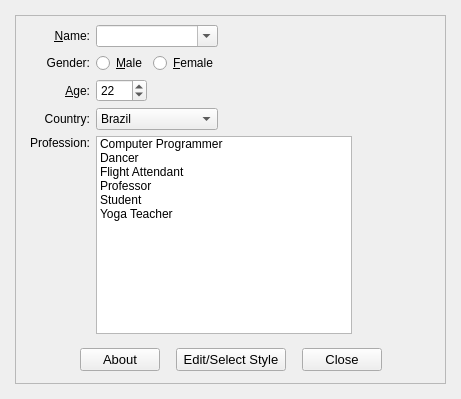
<?xml version="1.0" encoding="UTF-8"?>
<ui version="4.0">
 <class>Style_DW</class>
 <widget class="QMainWindow" name="Style_DW">
  <property name="windowTitle">
   <string>Style Sheets</string>
  </property>
  <property name="geometry">
   <rect>
    <x>0</x>
    <y>0</y>
    <width>461</width>
    <height>399</height>
   </rect>
  </property>
  <widget class="QWidget" name="centralwidget">
   <layout class="QVBoxLayout">
    <property name="spacing">
     <number>6</number>
    </property>
    <property name="leftMargin">
     <number>15</number>
    </property>
    <property name="topMargin">
     <number>15</number>
    </property>
    <property name="rightMargin">
     <number>15</number>
    </property>
    <property name="bottomMargin">
     <number>15</number>
    </property>
    <item>
     <widget class="QFrame" name="mainFrame">
      <property name="frameShape">
       <enum>QFrame::StyledPanel</enum>
      </property>
      <property name="frameShadow">
       <enum>QFrame::Raised</enum>
      </property>
      <layout class="QGridLayout" name="gridLayout">
       <property name="leftMargin">
        <number>14</number>
       </property>
       <property name="rightMargin">
        <number>14</number>
       </property>
       <property name="bottomMargin">
        <number>12</number>
       </property>
       <item row="1" column="2" colspan="2">
        <widget class="QRadioButton" name="femaleRadioButton">
         <property name="text">
          <string>&amp;Female</string>
         </property>
         <property name="toolTip">
          <string>Check this if you are female</string>
         </property>
        </widget>
       </item>
       <item row="4" column="1" colspan="4">
        <widget class="QListWidget" name="professionList">
         <property name="currentRow">
          <number>-1</number>
         </property>
         <property name="whatsThis">
          <string>Specify your name here</string>
         </property>
         <property name="toolTip">
          <string>Select your profession</string>
         </property>
         <property name="statusTip">
          <string>Specify your name here</string>
         </property>
         <item>
          <property name="text">
           <string>Computer Programmer</string>
          </property>
         </item>
         <item>
          <property name="text">
           <string>Dancer</string>
          </property>
         </item>
         <item>
          <property name="text">
           <string>Flight Attendant</string>
          </property>
         </item>
         <item>
          <property name="text">
           <string>Professor</string>
          </property>
         </item>
         <item>
          <property name="text">
           <string>Student</string>
          </property>
         </item>
         <item>
          <property name="text">
           <string>Yoga Teacher</string>
          </property>
         </item>
        </widget>
       </item>
       <item row="1" column="4">
        <spacer name="horizontalSpacer_4">
         <property name="sizeHint" stdset="0">
          <size>
           <width>100</width>
           <height>20</height>
          </size>
         </property>
         <property name="orientation">
          <enum>Qt::Horizontal</enum>
         </property>
        </spacer>
       </item>
       <item row="4" column="0">
        <widget class="QLabel" name="label">
         <property name="text">
          <string>Profession:</string>
         </property>
         <property name="alignment">
          <set>Qt::AlignRight|Qt::AlignTop|Qt::AlignTrailing</set>
         </property>
         <property name="buddy">
          <cstring>professionList</cstring>
         </property>
        </widget>
       </item>
       <item row="3" column="0">
        <widget class="QLabel" name="countryLabel">
         <property name="text">
          <string>Country:</string>
         </property>
         <property name="alignment">
          <set>Qt::AlignRight|Qt::AlignTrailing|Qt::AlignVCenter</set>
         </property>
         <property name="buddy">
          <cstring>countryCombo</cstring>
         </property>
        </widget>
       </item>
       <item row="5" column="1">
        <spacer name="verticalSpacer">
         <property name="sizeType">
          <enum>QSizePolicy::Fixed</enum>
         </property>
         <property name="sizeHint" stdset="0">
          <size>
           <width>15</width>
           <height>8</height>
          </size>
         </property>
         <property name="orientation">
          <enum>Qt::Vertical</enum>
         </property>
        </spacer>
       </item>
       <item row="2" column="1">
        <widget class="QSpinBox" name="ageSpinBox">
         <property name="value">
          <number>22</number>
         </property>
         <property name="minimum">
          <number>12</number>
         </property>
         <property name="toolTip">
          <string>Specify your age</string>
         </property>
         <property name="statusTip">
          <string>Specify your age</string>
         </property>
        </widget>
       </item>
       <item row="2" column="0">
        <widget class="QLabel" name="ageLabel">
         <property name="text">
          <string>&amp;Age:</string>
         </property>
         <property name="alignment">
          <set>Qt::AlignRight|Qt::AlignTrailing|Qt::AlignVCenter</set>
         </property>
         <property name="buddy">
          <cstring>ageSpinBox</cstring>
         </property>
        </widget>
       </item>
       <item row="1" column="0">
        <widget class="QLabel" name="genderLabel">
         <property name="text">
          <string>Gender:</string>
         </property>
         <property name="alignment">
          <set>Qt::AlignRight|Qt::AlignTrailing|Qt::AlignVCenter</set>
         </property>
        </widget>
       </item>
       <item row="0" column="0">
        <widget class="QLabel" name="nameLabel">
         <property name="text">
          <string>&amp;Name:</string>
         </property>
         <property name="alignment">
          <set>Qt::AlignRight|Qt::AlignTrailing|Qt::AlignVCenter</set>
         </property>
         <property name="buddy">
          <cstring>nameCB</cstring>
         </property>
        </widget>
       </item>
       <item row="1" column="1">
        <widget class="QRadioButton" name="maleRadioButton">
         <property name="text">
          <string>&amp;Male</string>
         </property>
         <property name="toolTip">
          <string>Check this if you are male</string>
         </property>
        </widget>
       </item>
       <item row="4" column="5">
        <spacer name="horizontalSpacer">
         <property name="sizeHint" stdset="0">
          <size>
           <width>40</width>
           <height>20</height>
          </size>
         </property>
         <property name="orientation">
          <enum>Qt::Horizontal</enum>
         </property>
        </spacer>
       </item>
       <item row="6" column="0" colspan="6">
        <layout class="QHBoxLayout" name="horizontalLayout">
         <item>
          <spacer name="horizontalSpacer_6">
           <property name="sizeHint" stdset="0">
            <size>
             <width>40</width>
             <height>20</height>
            </size>
           </property>
           <property name="orientation">
            <enum>Qt::Horizontal</enum>
           </property>
          </spacer>
         </item>
         <item>
          <widget class="QPushButton" name="aboutPB">
           <property name="text">
            <string>About</string>
           </property>
           <property name="font">
            <font>
             <pointsize>10</pointsize>
            </font>
           </property>
          </widget>
         </item>
         <item>
          <spacer name="horizontalSpacer_1">
           <property name="sizeType">
            <enum>QSizePolicy::Fixed</enum>
           </property>
           <property name="sizeHint" stdset="0">
            <size>
             <width>10</width>
             <height>20</height>
            </size>
           </property>
           <property name="orientation">
            <enum>Qt::Horizontal</enum>
           </property>
          </spacer>
         </item>
         <item>
          <widget class="QPushButton" name="editPB">
           <property name="text">
            <string> Edit/Select Style </string>
           </property>
           <property name="font">
            <font>
             <pointsize>10</pointsize>
            </font>
           </property>
          </widget>
         </item>
         <item>
          <spacer name="horizontalSpacer_3">
           <property name="sizeType">
            <enum>QSizePolicy::Fixed</enum>
           </property>
           <property name="sizeHint" stdset="0">
            <size>
             <width>10</width>
             <height>20</height>
            </size>
           </property>
           <property name="orientation">
            <enum>Qt::Horizontal</enum>
           </property>
          </spacer>
         </item>
         <item>
          <widget class="QPushButton" name="closePB">
           <property name="text">
            <string>Close</string>
           </property>
           <property name="font">
            <font>
             <pointsize>10</pointsize>
            </font>
           </property>
          </widget>
         </item>
         <item>
          <spacer name="horizontalSpacer_2">
           <property name="sizeHint" stdset="0">
            <size>
             <width>40</width>
             <height>20</height>
            </size>
           </property>
           <property name="orientation">
            <enum>Qt::Horizontal</enum>
           </property>
          </spacer>
         </item>
        </layout>
       </item>
       <item row="3" column="1" colspan="3">
        <widget class="QComboBox" name="countryCombo">
         <property name="currentIndex">
          <number>0</number>
         </property>
         <property name="toolTip">
          <string>Specify country of origin</string>
         </property>
         <property name="statusTip">
          <string>Specify country of origin</string>
         </property>
         <item>
          <property name="text">
           <string>Brazil</string>
          </property>
         </item>
         <item>
          <property name="text">
           <string>Canada</string>
          </property>
         </item>
         <item>
          <property name="text">
           <string>France</string>
          </property>
         </item>
         <item>
          <property name="text">
           <string>Germany</string>
          </property>
         </item>
         <item>
          <property name="text">
           <string>Italy</string>
          </property>
         </item>
         <item>
          <property name="text">
           <string>Norway</string>
          </property>
         </item>
         <item>
          <property name="text">
           <string>United States</string>
          </property>
         </item>
        </widget>
       </item>
       <item row="0" column="1" colspan="3">
        <widget class="QComboBox" name="nameCB">
         <property name="editable">
          <bool>true</bool>
         </property>
         <property name="toolTip">
          <string>Specify your name</string>
         </property>
        </widget>
       </item>
       <item row="2" column="4">
        <spacer name="horizontalSpacer_5">
         <property name="sizeHint" stdset="0">
          <size>
           <width>61</width>
           <height>20</height>
          </size>
         </property>
         <property name="orientation">
          <enum>Qt::Horizontal</enum>
         </property>
        </spacer>
       </item>
      </layout>
     </widget>
    </item>
   </layout>
  </widget>
  <action name="actionClose">
   <property name="text">
    <string>Close Style Sheets</string>
   </property>
  </action>
  <action name="actionEditStyle">
   <property name="text">
    <string>Edit &amp;Style...</string>
   </property>
  </action>
  <action name="actionAbout">
   <property name="text">
    <string>About</string>
   </property>
  </action>
 </widget>
 <tabstops>
  <tabstop>nameCB</tabstop>
  <tabstop>maleRadioButton</tabstop>
  <tabstop>femaleRadioButton</tabstop>
  <tabstop>ageSpinBox</tabstop>
  <tabstop>countryCombo</tabstop>
  <tabstop>professionList</tabstop>
  <tabstop>aboutPB</tabstop>
  <tabstop>editPB</tabstop>
  <tabstop>closePB</tabstop>
 </tabstops>
 <resources/>
 <connections/>
</ui>
